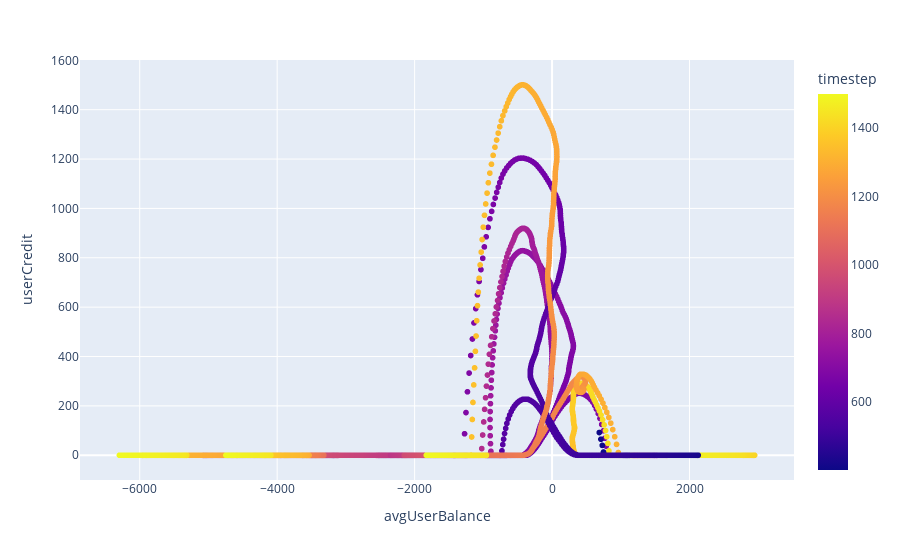

Here is the notebook cell this chart was saved with:
### Code cell
fig3 = px.scatter(
    df[df.timestep >= 30],
    x='avgUserBalance',
    y='userCredit',
    color='timestep'
)
fig3.show()

### Figure 1 — Plotly figure (JSON) as saved in the notebook; plotly's stock layout.template omitted (floating-point values rounded to 4 significant figures; data arrays with more than 128 entries replaced by an {"elided": "..."} marker saying what was removed)
{"data": [{"hovertemplate": "avgUserBalance=%{x}<br>userCredit=%{y}<br>timestep=%{marker.color}<extra></extra>", "legendgroup": "", "marker": {"color": {"elided": "5495 int values"}, "coloraxis": "coloraxis", "symbol": "circle"}, "mode": "markers", "name": "", "showlegend": false, "type": "scattergl", "x": {"elided": "5495 float values"}, "xaxis": "x", "y": {"elided": "5495 int values"}, "yaxis": "y"}], "layout": {"coloraxis": {"colorbar": {"title": {"text": "timestep"}}, "colorscale": [[0, "#0d0887"], [0.1111, "#46039f"], [0.2222, "#7201a8"], [0.3333, "#9c179e"], [0.4444, "#bd3786"], [0.5556, "#d8576b"], [0.6667, "#ed7953"], [0.7778, "#fb9f3a"], [0.8889, "#fdca26"], [1, "#f0f921"]]}, "legend": {"tracegroupgap": 0}, "margin": {"t": 60}, "xaxis": {"anchor": "y", "domain": [0, 1], "title": {"text": "avgUserBalance"}}, "yaxis": {"anchor": "x", "domain": [0, 1], "title": {"text": "userCredit"}}}}
